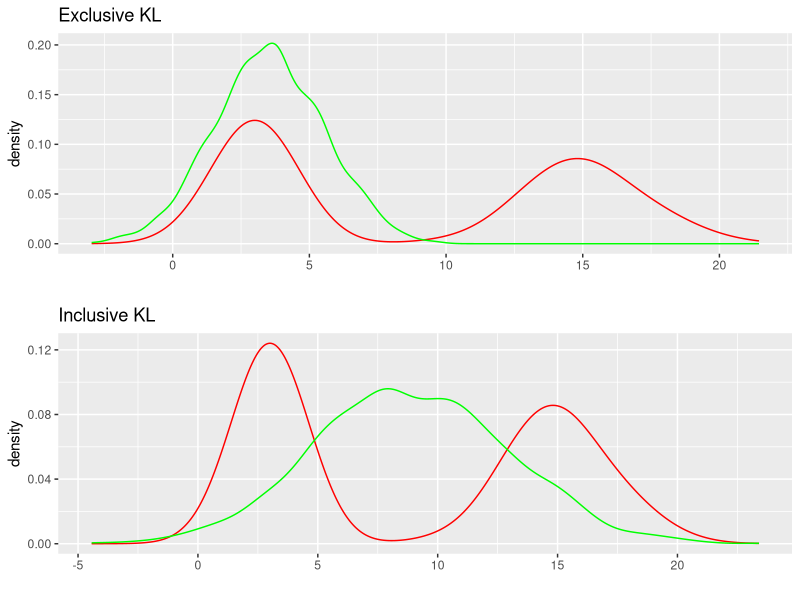

Here is the R script that generated this plot:
## ---- chunk 1
library(ggplot2)
library(gridExtra)
library(tidyverse)

mixture <- data.frame(normals = c(rnorm(1000,3,1),rnorm(1000,15,2)),
                      mode_seeking_kl = rnorm(2000,3.5,2),
                      mean_seeking_kl = rnorm(2000,9,4))

rkl_plot <- mixture %>% ggplot(aes(x = normals)) +
  geom_density(aes(x = normals), color = "red") +
  geom_density(aes(x = mode_seeking_kl), color = "green") + ggtitle("Exclusive KL") +
  xlab("")

fkl_plot <- mixture %>% ggplot(aes(x = normals)) +
  geom_density(aes(x = normals), color = "red") +
  geom_density(aes(x = mean_seeking_kl), color = "green") + ggtitle("Inclusive KL") +
  xlab("")

grid.arrange(rkl_plot,fkl_plot)
